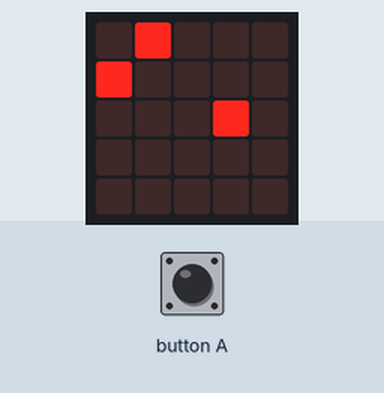
This program was run on a simulated BBC micro:bit (MakeCode). Parts: the board's 5×5 LED display. Inputs (shaded band) come from the test bench.

Above: at 2.7 s.
2.8 s: button A pressed for 0.15 s
At 4.1 s:
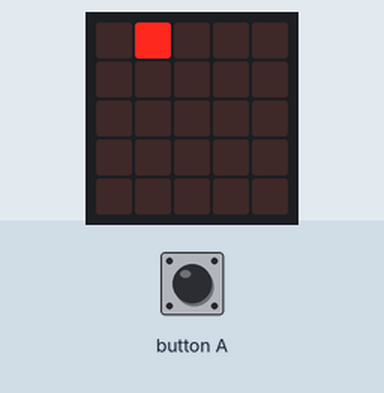
At 5.0 s:
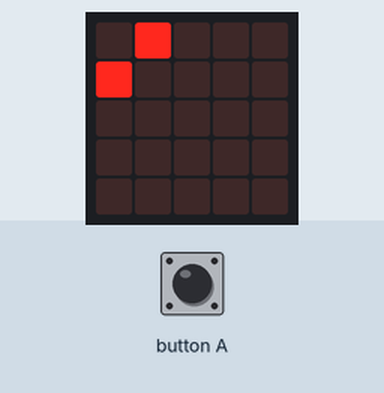
Timing chart, 0 to 6.5 s (numbered marks = the images above; inputs shaded):
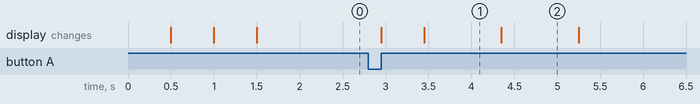

Measured:
- after the input at 2.8 s, the display: first changes after 0.15 s (image 1 shows a later state)
- what the display in image 1 shows lasts 0.9 s, from 3.5 s to 4.4 s

The program:

main.ts
```typescript
input.onButtonPressed(Button.A, function () {
    basic.clearScreen()
    basic.pause(500)
    basic.showLeds(`
        . # . . .
        . . . . .
        . . . . .
        . . . . .
        . . . . .
        `)
    basic.pause(500)
    basic.showLeds(`
        . # . . .
        # . . . .
        . . . . .
        . . . . .
        . . . . .
        `)
    basic.pause(500)
    basic.showLeds(`
        . # . . .
        # . . . .
        . . . # .
        . . . . .
        . . . . .
        `)
})
basic.clearScreen()
basic.pause(500)
led.plot(1, 0)
basic.pause(500)
led.plot(0, 1)
basic.pause(500)
led.plot(3, 2)
```

test.ts
```typescript
// les proves van aquí; això no es compilarà quan aquest paquet s'usi com a extensió.
```
